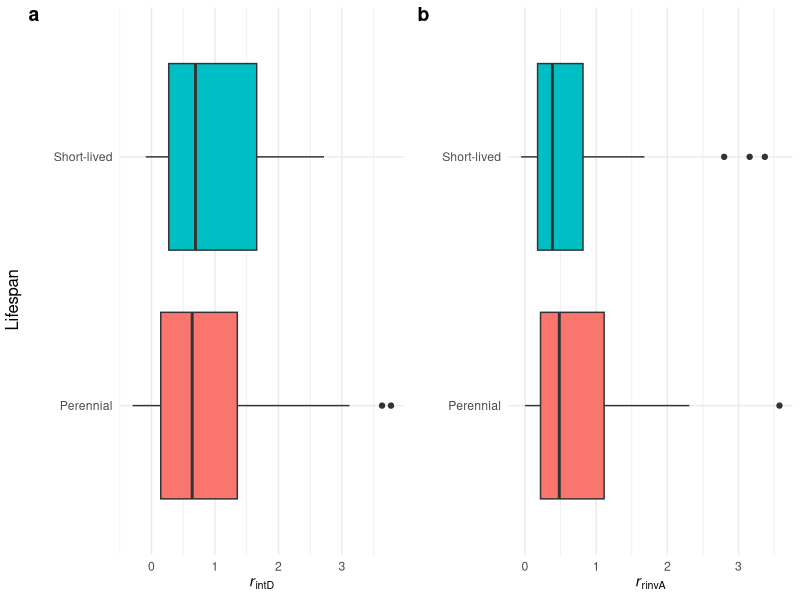
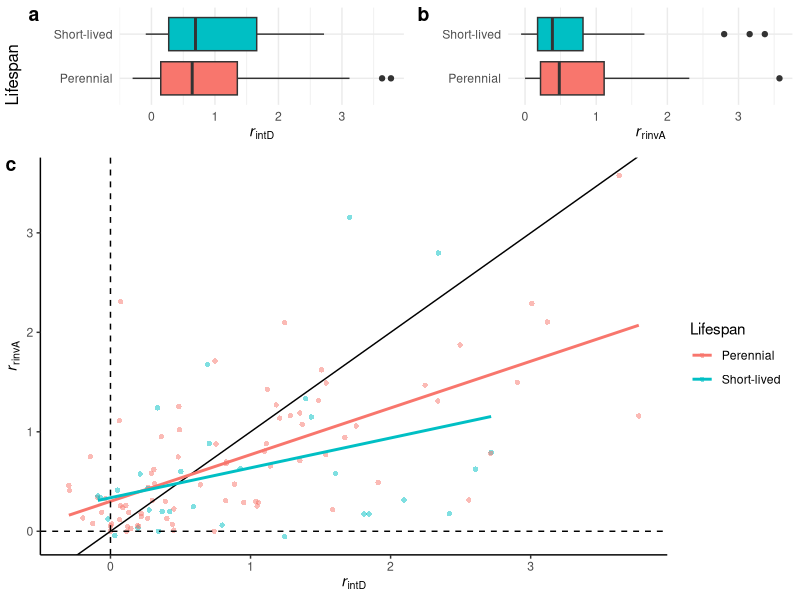

Recreate these plots in R, in order.
library(tidyverse)
library(ggpubr)

NEWallsite <- read.csv("data/all_pop_data.csv") #data
NEWallsite <- NEWallsite %>% #ensure levels are correct
  mutate(grassland_type = fct_relevel(grassland_type,
                                      "Desert", "Southern Shortgrass", "Northern Shortgrass", 
                                      "Northern Mixed", "Southern Mixed", "Tallgrass"))


#### do pop.responses differ by basic life history traits? ####
# neither fitness under drought nor with neighbors differs by between life history.
# response to nieghbors in ambient does differ on the grasslands by lifespan, life form, and photo-type 

#response to drought
NEWallsite <- NEWallsite %>% mutate(lifespan.binary = ifelse(lifespan %in% "Short-lived","0", "1")) #make binary
NEWallsite$lifespan.binary <- as.factor(NEWallsite$lifespan.binary)

var.test(NEWallsite$intrinsicLDGRchr~NEWallsite$lifespan)
t.test(NEWallsite$intrinsicLDGRchr~NEWallsite$lifespan, var.equal = T) #no diff
lifeplot1 <- ggplot(NEWallsite, aes(fill=lifespan, x=intrinsicLDGRchr, y=lifespan))+
  geom_boxplot() +
  labs(y=" ", x=expression(italic(r)[intD]))+
  theme_minimal()+
  theme(legend.position = "none")

var.test(NEWallsite$invasionLDGRcon~NEWallsite$lifespan)
t.test(NEWallsite$invasionLDGRcon~NEWallsite$lifespan, var.equal = T) #no diff
lifeplot2 <- ggplot(NEWallsite, aes(fill=lifespan, x=invasionLDGRcon, y=lifespan))+
  geom_boxplot() +
  labs(y=" ", x=expression(italic(r)[rinvA]))+
  theme_minimal()+
  theme(legend.position = "none")

responsep1 <- ggarrange(lifeplot1, lifeplot2, ncol=2, labels = c("a","b"))
responsep1 <- annotate_figure(responsep1, left = "Lifespan")
responsep1

#compare response models
main <- lm(invasionLDGRcon~intrinsicLDGRchr, weights=weight2, NEWallsite[-110,]) #new main finding
anova(main) #trade-off
sqrt(summary(main)$adj.r.squared)#calculate r
#run second model w/ grassland
main.lifespan <- lm(invasionLDGRcon~intrinsicLDGRchr*lifespan.binary, weights=weight2, NEWallsite[-110,]) #old finding 
anova(main.lifespan) 
sqrt(summary(main.lifespan)$adj.r.squared)#calculate r
#compare w/ anova
anova(main,main.lifespan)
#plot
corrlifespan <- ggplot(NEWallsite, aes(y=invasionLDGRcon, x=intrinsicLDGRchr, color=lifespan))+
  geom_point(alpha=.5, shape=16)+
  geom_abline()+
  geom_smooth(method = "lm", se = F) +
  geom_hline(yintercept=0, linetype="dashed")+
  geom_vline(xintercept=0, linetype="dashed")+
  labs(y=expression(italic(r)[rinvA]), x = expression(italic(r)[intD]), color="Lifespan")+
  theme_classic()

responsep2 <- ggarrange(responsep1, corrlifespan, nrow=2, heights = c(.5,1.5), labels = c("","c"))
responsep2





